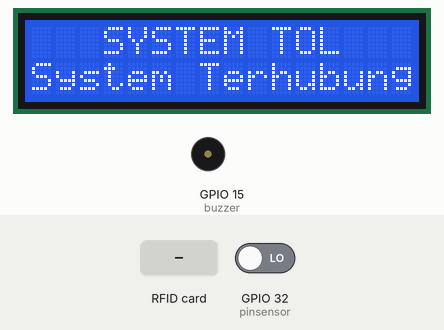
Recording of a sketch running on a simulated ESP32. Parts: 16×2 character LCD, buzzer (waves = sounding, pin HIGH). The inputs (shaded band) are chosen by the test bench; at power-on: GPIO 32 (pinsensor) LOW. WiFi joins after 1.5 s; servers stay silent unless stated; uploads are accepted with an empty reply; what the sketch prints to the serial monitor is not drawn.

Above: at 2.0 s.
At 5.2 s:
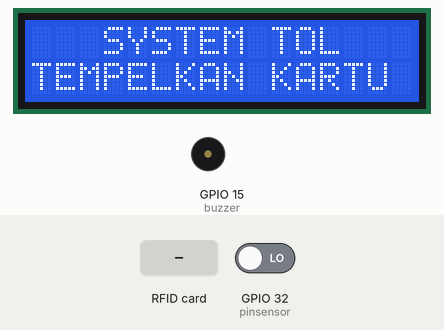
5.3 s: RFID card 5E 7A 19 C4 held to the reader
At 6.4 s:
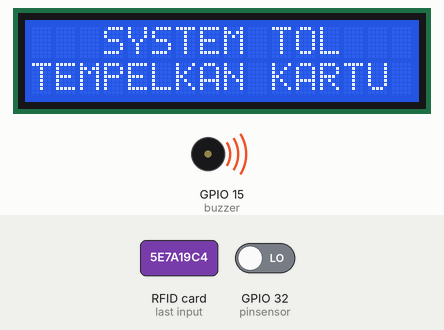
Timing chart, 0 to 8.3 s (numbered marks = the images above; inputs shaded):
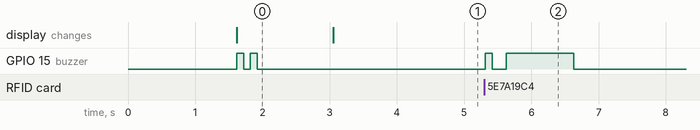

The sketch:

ESP32_RFID_v2_POST_DATA_PHP.ino
```cpp
#include <WiFi.h>
#include <HTTPClient.h>
#include <ArduinoJson.h> //6.17.3
#include <SPI.h>
#include <MFRC522.h>
#include <LiquidCrystal_I2C.h>


char* ssid         = "delameta"; //isi dengan SSID WIFI
char* pass         = "bilano1407"; //isi dengan PASSWORD WIFI
//String HOST_NAME = "192.168.1.23"; // change to your PC's IP address
String HOST_NAME   = "toledp.000webhostapp.com"; // change to your PC's IP address
String PATH_NAME   = "/data-api.php?rfid=";
String NAMA_TOL    = "cibubur";
String getDataTol;

int buzzer=15;
#define SS_PIN 5
#define RST_PIN 27
MFRC522 mfrc522(SS_PIN, RST_PIN);   // Create MFRC522 instance.
LiquidCrystal_I2C lcd(0x27, 16, 2);

const char* id_dibaca;
const char* rfid_dibaca;
const char* nama_dibaca;
const char* alamat_dibaca;
const char* telepon_dibaca;
const char* tanggal_dibaca;
const char* saldo_dibaca;
const char* namatol_dibaca;
const char* ceksaldo_dibaca;

int pinsensor=32;
int jeda=0;
void setup () {
  Serial.begin(115200);
  pinMode(pinsensor,INPUT);
  lcd.begin();
  WiFi.begin(ssid, pass);
  pinMode(buzzer,OUTPUT);
  SPI.begin();      // Initiate  SPI bus
  mfrc522.PCD_Init();   // Initiate MFRC522
  while (WiFi.status() != WL_CONNECTED) {
    Serial.println("Connecting..");
    lcd.clear();
    lcd.setCursor(0,0); lcd.print("   SYSTEM TOL   ");
    lcd.setCursor(0,1); lcd.print("Menghubungkan...");
    delay(100);
  }

  if(WiFi.status() == WL_CONNECTED){
    Serial.println("Connected!!!");
    lcd.clear();
    lcd.setCursor(0,0); lcd.print("   SYSTEM TOL   ");
    lcd.setCursor(0,1); lcd.print("System Terhubung");
    buzzeroke();
    delay(1000);
  }
  else{
    Serial.println("Connected Failed!!!");
  }
    lcd.clear();
    lcd.setCursor(0,0); lcd.print("   SYSTEM TOL   ");
    lcd.setCursor(0,1); lcd.print("TEMPELKAN KARTU");
    delay(1000);
}

void loop() {
  if (WiFi.status() == WL_CONNECTED) {
    //START  JEDA 0 ke 1
    if(jeda==0){ //Jika keadaan Jeda masih 0 atau keadaan belum di Tap
          if ( ! mfrc522.PICC_IsNewCardPresent()) {return;}
          // Select one of the cards
          if ( ! mfrc522.PICC_ReadCardSerial()) {return;}

          //Show UID on serial monitor
          //Serial.print("UID tag :");
          byte letter;
          String uidString="";
          for (byte i = 0; i < mfrc522.uid.size; i++)
          {
             uidString.concat(String(mfrc522.uid.uidByte[i] < 0x10 ? "" : ""));
             uidString.concat(String(mfrc522.uid.uidByte[i], HEX));
          }
          //Serial.print("Message : ");
          uidString.toUpperCase();
          //Serial.println(uidString);
          buzzer1x();
          HTTPClient http;
          http.begin("http://" + String(HOST_NAME) + String(PATH_NAME) + String(uidString) +  "&&namatol=" + String(NAMA_TOL));
          int httpCode = http.GET();

          if (httpCode > 0) {
              //AMBIL DATA JSON
              String payload = http.getString();
              payload.trim();
              Serial.println(payload);
              const size_t capacity = JSON_OBJECT_SIZE(9) + 180; //cari dulu nilainya pakai Arduino Json 5 Asisten
              DynamicJsonDocument doc(capacity);
              //StaticJsonDocument<192> doc;
              DeserializationError error = deserializeJson(doc, payload);
              id_dibaca       = doc["id"];
              rfid_dibaca     = doc["rfid"];
              nama_dibaca     = doc["nama"];
              alamat_dibaca   = doc["alamat"];
              telepon_dibaca  = doc["telepon"];
              tanggal_dibaca  = doc["tanggal"];
              saldo_dibaca    = doc["saldo"];
              namatol_dibaca  = doc["namatol"];
              ceksaldo_dibaca = doc["ceksaldo"];

              //POST TO SERIAL
              //Serial.print("Waktu    = ");Serial.println(tanggal_dibaca);
              //Serial.print("ID       = ");Serial.println(id_dibaca);
              //Serial.print("RFID     = ");Serial.println(rfid_dibaca);
              //Serial.print("Nama     = ");Serial.println(nama_dibaca);
              //Serial.print("Alamat   = ");Serial.println(alamat_dibaca);
              //Serial.print("Telepon  = ");Serial.println(telepon_dibaca);
              //Serial.print("Saldo    = ");Serial.println(saldo_dibaca);
              //Serial.print("Cek Saldo= ");Serial.println(ceksaldo_dibaca);
              //Serial.print("Nama Tol = ");Serial.println(namatol_dibaca);
              //Serial.println();
              //delay(1000);
            }
            if(String(id_dibaca)!="0" && String(ceksaldo_dibaca)=="cukup"){
              Serial.println("------------------------------------------------------------");
              Serial.println("PALANG DIBUKA!");
              Serial.println("------------------------------------------------------------");
              Serial.println("Selamat Jalan, Selamat Sampai Tujuan!");
              Serial.print("ID       = ");Serial.println(id_dibaca);
              Serial.print("RFID     = ");Serial.println(rfid_dibaca);
              Serial.print("Nama     = ");Serial.println(nama_dibaca);
              Serial.print("Saldo    = ");Serial.println(saldo_dibaca);
              Serial.print("Nama Tol = ");Serial.println(namatol_dibaca);
              Serial.println("------------------------------------------------------------");
              buzzeroke();
              jeda=1;
           }else if(String(id_dibaca)!="0" && String(ceksaldo_dibaca)=="kurang"){
              Serial.println("------------------------------------------------------------");
              Serial.println("Mohon Maaf Saldo Anda kurang, Segera Melakukan Top Up!");
              Serial.print("ID       = ");Serial.println(id_dibaca);
              Serial.print("RFID     = ");Serial.println(rfid_dibaca);
              Serial.print("Nama     = ");Serial.println(nama_dibaca);
              Serial.print("Saldo    = ");Serial.println(saldo_dibaca);
              Serial.print("Nama Tol = ");Serial.println(namatol_dibaca);
              Serial.println("------------------------------------------------------------");
              buzzeroke();
              buzzergagal();
           }else{
              Serial.println("------------------------------------------------------------");
              Serial.println("Mohon Maaf Kartu Anda Tidak Terdaftar!");
              Serial.print("RFID = "); Serial.println(rfid_dibaca);
              Serial.print("Nama Tol = ");Serial.println(namatol_dibaca);
              Serial.println("------------------------------------------------------------");
              buzzergagal();
           }
           //http.end();
    }
    //END JEDA 0 ke 1

    //START MERUBAH JEDA 1 ke 0
    //LOGIKA UNTUK INFORMASI DAN MEMBUKA / MENUTUP PALANG MERUBAH JEDA
    int sensor=digitalRead(pinsensor); //BACA SENSOR INFRARED
      //Serial.print("Sensor =");Serial.println(sensor);
      //Serial.print("Jeda =");Serial.println(jeda);
    if(sensor==1 && jeda==1){ //Jika Sensor Infrared mendeteksi dan keadaan Jeda Sudah menjadi 1
        buzzer1x();
        Serial.println("------------------------------------------------------------");
        Serial.println("PALANG DITUTUP!");
        Serial.println("------------------------------------------------------------");
        jeda=0; //Merubah Kondisi jeda
        delay(1000);
    }
    //END MERUBAH JEDA 0

 } //Tutup WL_CONNECTED
} //Untuk Loop

void buzzeroke(){
  digitalWrite(buzzer,HIGH);
  delay(100);
  digitalWrite(buzzer,LOW);
  delay(100);
  digitalWrite(buzzer,HIGH);
  delay(100);
  digitalWrite(buzzer,LOW);
  delay(100);
}

void buzzer1x(){
  digitalWrite(buzzer,HIGH);
  delay(100);
  digitalWrite(buzzer,LOW);
}

void buzzergagal(){
  digitalWrite(buzzer,HIGH);
  delay(1000);
  digitalWrite(buzzer,LOW);
}
```

Measured:
- after the input at 5.3 s, GPIO 15 (buzzer): LOW → HIGH at once, → LOW 0.10 s later, → HIGH 0.21 s later, → LOW 1.0 s later
- what the display in image 0 shows lasts 1.5 s, from 1.6 s to 3.1 s
